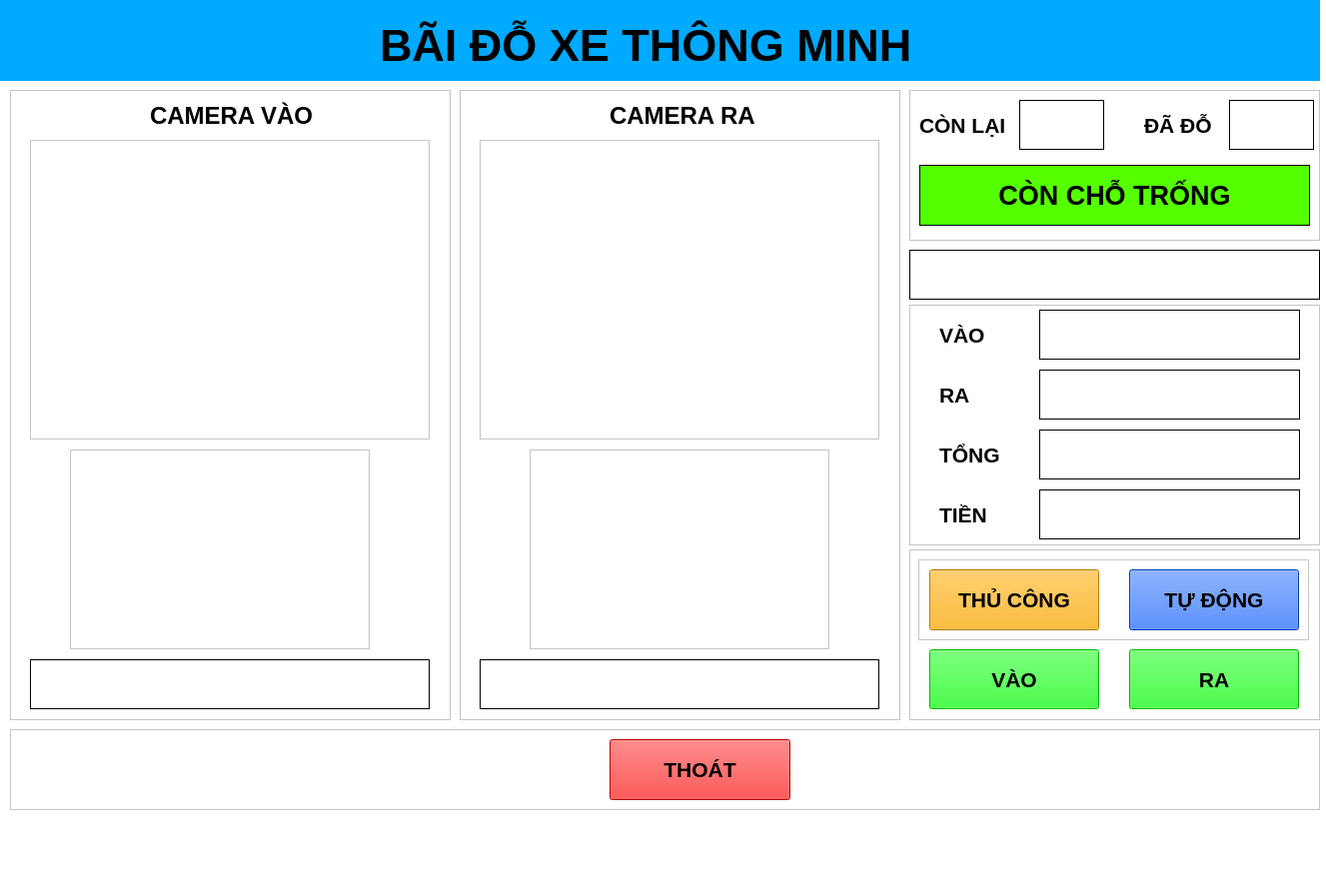
<?xml version="1.0" encoding="UTF-8"?>
<ui version="4.0">
 <class>MainWindow</class>
 <widget class="QMainWindow" name="MainWindow">
  <property name="windowModality">
   <enum>Qt::NonModal</enum>
  </property>
  <property name="geometry">
   <rect>
    <x>0</x>
    <y>0</y>
    <width>1327</width>
    <height>897</height>
   </rect>
  </property>
  <property name="font">
   <font>
    <family>Arial</family>
    <pointsize>14</pointsize>
   </font>
  </property>
  <property name="mouseTracking">
   <bool>false</bool>
  </property>
  <property name="contextMenuPolicy">
   <enum>Qt::DefaultContextMenu</enum>
  </property>
  <property name="windowTitle">
   <string>MainWindow</string>
  </property>
  <property name="windowOpacity">
   <double>1.000000000000000</double>
  </property>
  <property name="autoFillBackground">
   <bool>false</bool>
  </property>
  <property name="styleSheet">
   <string notr="true">background-color: rgb(255, 255, 255);</string>
  </property>
  <widget class="QWidget" name="centralwidget">
   <widget class="QLabel" name="ht_matdo_3">
    <property name="geometry">
     <rect>
      <x>0</x>
      <y>0</y>
      <width>1321</width>
      <height>81</height>
     </rect>
    </property>
    <property name="font">
     <font>
      <family>Arial</family>
      <pointsize>22</pointsize>
      <weight>75</weight>
      <bold>true</bold>
     </font>
    </property>
    <property name="styleSheet">
     <string notr="true">background-color: rgb(0, 170, 255);</string>
    </property>
    <property name="frameShape">
     <enum>QFrame::NoFrame</enum>
    </property>
    <property name="text">
     <string/>
    </property>
   </widget>
   <widget class="QLabel" name="label_10">
    <property name="geometry">
     <rect>
      <x>380</x>
      <y>10</y>
      <width>661</width>
      <height>71</height>
     </rect>
    </property>
    <property name="font">
     <font>
      <family>Arial</family>
      <pointsize>34</pointsize>
      <weight>75</weight>
      <italic>false</italic>
      <bold>true</bold>
     </font>
    </property>
    <property name="styleSheet">
     <string notr="true">background-color: rgb(0, 170, 255);

</string>
    </property>
    <property name="text">
     <string>BÃI ĐỖ XE THÔNG MINH</string>
    </property>
   </widget>
   <widget class="QLabel" name="image_chup_3">
    <property name="enabled">
     <bool>true</bool>
    </property>
    <property name="geometry">
     <rect>
      <x>910</x>
      <y>305</y>
      <width>411</width>
      <height>241</height>
     </rect>
    </property>
    <property name="font">
     <font>
      <family>Arial</family>
      <pointsize>16</pointsize>
      <weight>50</weight>
      <bold>false</bold>
     </font>
    </property>
    <property name="focusPolicy">
     <enum>Qt::NoFocus</enum>
    </property>
    <property name="contextMenuPolicy">
     <enum>Qt::DefaultContextMenu</enum>
    </property>
    <property name="layoutDirection">
     <enum>Qt::LeftToRight</enum>
    </property>
    <property name="autoFillBackground">
     <bool>false</bool>
    </property>
    <property name="frameShape">
     <enum>QFrame::StyledPanel</enum>
    </property>
    <property name="frameShadow">
     <enum>QFrame::Raised</enum>
    </property>
    <property name="lineWidth">
     <number>3</number>
    </property>
    <property name="text">
     <string/>
    </property>
    <property name="scaledContents">
     <bool>true</bool>
    </property>
    <property name="wordWrap">
     <bool>false</bool>
    </property>
   </widget>
   <widget class="QLabel" name="image_chup_5">
    <property name="enabled">
     <bool>true</bool>
    </property>
    <property name="geometry">
     <rect>
      <x>910</x>
      <y>550</y>
      <width>411</width>
      <height>171</height>
     </rect>
    </property>
    <property name="font">
     <font>
      <family>Arial</family>
      <pointsize>18</pointsize>
      <weight>50</weight>
      <bold>false</bold>
     </font>
    </property>
    <property name="focusPolicy">
     <enum>Qt::NoFocus</enum>
    </property>
    <property name="contextMenuPolicy">
     <enum>Qt::DefaultContextMenu</enum>
    </property>
    <property name="layoutDirection">
     <enum>Qt::LeftToRight</enum>
    </property>
    <property name="autoFillBackground">
     <bool>false</bool>
    </property>
    <property name="frameShape">
     <enum>QFrame::StyledPanel</enum>
    </property>
    <property name="frameShadow">
     <enum>QFrame::Raised</enum>
    </property>
    <property name="lineWidth">
     <number>3</number>
    </property>
    <property name="text">
     <string/>
    </property>
    <property name="scaledContents">
     <bool>true</bool>
    </property>
    <property name="wordWrap">
     <bool>false</bool>
    </property>
   </widget>
   <widget class="QPushButton" name="BT_VAO">
    <property name="geometry">
     <rect>
      <x>930</x>
      <y>650</y>
      <width>170</width>
      <height>60</height>
     </rect>
    </property>
    <property name="font">
     <font>
      <family>Arial</family>
      <pointsize>16</pointsize>
      <weight>75</weight>
      <bold>true</bold>
     </font>
    </property>
    <property name="layoutDirection">
     <enum>Qt::LeftToRight</enum>
    </property>
    <property name="autoFillBackground">
     <bool>false</bool>
    </property>
    <property name="styleSheet">
     <string notr="true">color: rgb(0, 0, 0);
background-color: rgb(0, 255, 0);</string>
    </property>
    <property name="text">
     <string>VÀO</string>
    </property>
   </widget>
   <widget class="QPushButton" name="BT_RA">
    <property name="geometry">
     <rect>
      <x>1130</x>
      <y>650</y>
      <width>170</width>
      <height>60</height>
     </rect>
    </property>
    <property name="font">
     <font>
      <family>Arial</family>
      <pointsize>16</pointsize>
      <weight>75</weight>
      <bold>true</bold>
     </font>
    </property>
    <property name="layoutDirection">
     <enum>Qt::LeftToRight</enum>
    </property>
    <property name="autoFillBackground">
     <bool>false</bool>
    </property>
    <property name="styleSheet">
     <string notr="true">color: rgb(0, 0, 0);
background-color: rgb(0, 255, 0);</string>
    </property>
    <property name="text">
     <string>RA</string>
    </property>
   </widget>
   <widget class="QLabel" name="image_chup_6">
    <property name="enabled">
     <bool>true</bool>
    </property>
    <property name="geometry">
     <rect>
      <x>10</x>
      <y>730</y>
      <width>1311</width>
      <height>81</height>
     </rect>
    </property>
    <property name="font">
     <font>
      <family>Arial</family>
      <pointsize>18</pointsize>
      <weight>50</weight>
      <bold>false</bold>
     </font>
    </property>
    <property name="focusPolicy">
     <enum>Qt::NoFocus</enum>
    </property>
    <property name="contextMenuPolicy">
     <enum>Qt::DefaultContextMenu</enum>
    </property>
    <property name="layoutDirection">
     <enum>Qt::LeftToRight</enum>
    </property>
    <property name="autoFillBackground">
     <bool>false</bool>
    </property>
    <property name="frameShape">
     <enum>QFrame::StyledPanel</enum>
    </property>
    <property name="frameShadow">
     <enum>QFrame::Raised</enum>
    </property>
    <property name="lineWidth">
     <number>3</number>
    </property>
    <property name="text">
     <string/>
    </property>
    <property name="scaledContents">
     <bool>true</bool>
    </property>
    <property name="wordWrap">
     <bool>false</bool>
    </property>
   </widget>
   <widget class="QPushButton" name="QUIT">
    <property name="geometry">
     <rect>
      <x>610</x>
      <y>740</y>
      <width>181</width>
      <height>61</height>
     </rect>
    </property>
    <property name="font">
     <font>
      <family>Arial</family>
      <pointsize>16</pointsize>
      <weight>75</weight>
      <bold>true</bold>
     </font>
    </property>
    <property name="layoutDirection">
     <enum>Qt::LeftToRight</enum>
    </property>
    <property name="autoFillBackground">
     <bool>false</bool>
    </property>
    <property name="styleSheet">
     <string notr="true">color: rgb(0, 0, 0);
background-color: rgb(255, 0, 0);</string>
    </property>
    <property name="text">
     <string>THOÁT</string>
    </property>
   </widget>
   <widget class="QLabel" name="lb_mode">
    <property name="enabled">
     <bool>true</bool>
    </property>
    <property name="geometry">
     <rect>
      <x>919</x>
      <y>560</y>
      <width>391</width>
      <height>81</height>
     </rect>
    </property>
    <property name="font">
     <font>
      <family>Arial</family>
      <pointsize>18</pointsize>
      <weight>50</weight>
      <bold>false</bold>
     </font>
    </property>
    <property name="focusPolicy">
     <enum>Qt::NoFocus</enum>
    </property>
    <property name="contextMenuPolicy">
     <enum>Qt::DefaultContextMenu</enum>
    </property>
    <property name="layoutDirection">
     <enum>Qt::LeftToRight</enum>
    </property>
    <property name="autoFillBackground">
     <bool>false</bool>
    </property>
    <property name="frameShape">
     <enum>QFrame::StyledPanel</enum>
    </property>
    <property name="frameShadow">
     <enum>QFrame::Raised</enum>
    </property>
    <property name="lineWidth">
     <number>3</number>
    </property>
    <property name="text">
     <string/>
    </property>
    <property name="scaledContents">
     <bool>true</bool>
    </property>
    <property name="wordWrap">
     <bool>false</bool>
    </property>
   </widget>
   <widget class="QPushButton" name="BT_AUTO">
    <property name="geometry">
     <rect>
      <x>1130</x>
      <y>570</y>
      <width>170</width>
      <height>61</height>
     </rect>
    </property>
    <property name="font">
     <font>
      <family>Arial</family>
      <pointsize>16</pointsize>
      <weight>75</weight>
      <bold>true</bold>
     </font>
    </property>
    <property name="layoutDirection">
     <enum>Qt::LeftToRight</enum>
    </property>
    <property name="autoFillBackground">
     <bool>false</bool>
    </property>
    <property name="styleSheet">
     <string notr="true">color: rgb(0, 0, 0);
background-color: rgb(0, 85, 255);</string>
    </property>
    <property name="text">
     <string>TỰ ĐỘNG</string>
    </property>
   </widget>
   <widget class="QPushButton" name="BT_MAN">
    <property name="geometry">
     <rect>
      <x>930</x>
      <y>570</y>
      <width>170</width>
      <height>61</height>
     </rect>
    </property>
    <property name="font">
     <font>
      <family>Arial</family>
      <pointsize>16</pointsize>
      <weight>75</weight>
      <bold>true</bold>
     </font>
    </property>
    <property name="layoutDirection">
     <enum>Qt::LeftToRight</enum>
    </property>
    <property name="autoFillBackground">
     <bool>false</bool>
    </property>
    <property name="styleSheet">
     <string notr="true">color: rgb(0, 0, 0);
background-color: rgb(255, 170, 0);</string>
    </property>
    <property name="text">
     <string>THỦ CÔNG</string>
    </property>
   </widget>
   <widget class="QLabel" name="image_chup_4">
    <property name="enabled">
     <bool>true</bool>
    </property>
    <property name="geometry">
     <rect>
      <x>10</x>
      <y>90</y>
      <width>441</width>
      <height>631</height>
     </rect>
    </property>
    <property name="font">
     <font>
      <family>Arial</family>
      <pointsize>18</pointsize>
      <weight>50</weight>
      <bold>false</bold>
     </font>
    </property>
    <property name="focusPolicy">
     <enum>Qt::NoFocus</enum>
    </property>
    <property name="contextMenuPolicy">
     <enum>Qt::DefaultContextMenu</enum>
    </property>
    <property name="layoutDirection">
     <enum>Qt::LeftToRight</enum>
    </property>
    <property name="autoFillBackground">
     <bool>false</bool>
    </property>
    <property name="frameShape">
     <enum>QFrame::StyledPanel</enum>
    </property>
    <property name="frameShadow">
     <enum>QFrame::Raised</enum>
    </property>
    <property name="lineWidth">
     <number>3</number>
    </property>
    <property name="text">
     <string/>
    </property>
    <property name="scaledContents">
     <bool>true</bool>
    </property>
    <property name="wordWrap">
     <bool>false</bool>
    </property>
   </widget>
   <widget class="QLabel" name="lb_vid">
    <property name="enabled">
     <bool>true</bool>
    </property>
    <property name="geometry">
     <rect>
      <x>30</x>
      <y>140</y>
      <width>400</width>
      <height>300</height>
     </rect>
    </property>
    <property name="font">
     <font>
      <family>Arial</family>
      <pointsize>18</pointsize>
      <weight>50</weight>
      <bold>false</bold>
     </font>
    </property>
    <property name="focusPolicy">
     <enum>Qt::NoFocus</enum>
    </property>
    <property name="contextMenuPolicy">
     <enum>Qt::DefaultContextMenu</enum>
    </property>
    <property name="layoutDirection">
     <enum>Qt::LeftToRight</enum>
    </property>
    <property name="autoFillBackground">
     <bool>false</bool>
    </property>
    <property name="frameShape">
     <enum>QFrame::StyledPanel</enum>
    </property>
    <property name="frameShadow">
     <enum>QFrame::Raised</enum>
    </property>
    <property name="lineWidth">
     <number>3</number>
    </property>
    <property name="text">
     <string/>
    </property>
    <property name="scaledContents">
     <bool>true</bool>
    </property>
    <property name="alignment">
     <set>Qt::AlignCenter</set>
    </property>
    <property name="wordWrap">
     <bool>false</bool>
    </property>
   </widget>
   <widget class="QLabel" name="lb_bien">
    <property name="enabled">
     <bool>true</bool>
    </property>
    <property name="geometry">
     <rect>
      <x>70</x>
      <y>450</y>
      <width>300</width>
      <height>200</height>
     </rect>
    </property>
    <property name="font">
     <font>
      <family>Arial</family>
      <pointsize>18</pointsize>
      <weight>50</weight>
      <bold>false</bold>
     </font>
    </property>
    <property name="focusPolicy">
     <enum>Qt::NoFocus</enum>
    </property>
    <property name="contextMenuPolicy">
     <enum>Qt::DefaultContextMenu</enum>
    </property>
    <property name="layoutDirection">
     <enum>Qt::LeftToRight</enum>
    </property>
    <property name="autoFillBackground">
     <bool>false</bool>
    </property>
    <property name="frameShape">
     <enum>QFrame::StyledPanel</enum>
    </property>
    <property name="frameShadow">
     <enum>QFrame::Raised</enum>
    </property>
    <property name="lineWidth">
     <number>3</number>
    </property>
    <property name="text">
     <string/>
    </property>
    <property name="scaledContents">
     <bool>true</bool>
    </property>
    <property name="alignment">
     <set>Qt::AlignCenter</set>
    </property>
    <property name="wordWrap">
     <bool>false</bool>
    </property>
   </widget>
   <widget class="QLabel" name="image_chup_7">
    <property name="enabled">
     <bool>true</bool>
    </property>
    <property name="geometry">
     <rect>
      <x>460</x>
      <y>90</y>
      <width>441</width>
      <height>631</height>
     </rect>
    </property>
    <property name="font">
     <font>
      <family>Arial</family>
      <pointsize>18</pointsize>
      <weight>50</weight>
      <bold>false</bold>
     </font>
    </property>
    <property name="focusPolicy">
     <enum>Qt::NoFocus</enum>
    </property>
    <property name="contextMenuPolicy">
     <enum>Qt::DefaultContextMenu</enum>
    </property>
    <property name="layoutDirection">
     <enum>Qt::LeftToRight</enum>
    </property>
    <property name="autoFillBackground">
     <bool>false</bool>
    </property>
    <property name="frameShape">
     <enum>QFrame::StyledPanel</enum>
    </property>
    <property name="frameShadow">
     <enum>QFrame::Raised</enum>
    </property>
    <property name="lineWidth">
     <number>3</number>
    </property>
    <property name="text">
     <string/>
    </property>
    <property name="scaledContents">
     <bool>true</bool>
    </property>
    <property name="wordWrap">
     <bool>false</bool>
    </property>
   </widget>
   <widget class="QLabel" name="lb_bien2">
    <property name="enabled">
     <bool>true</bool>
    </property>
    <property name="geometry">
     <rect>
      <x>530</x>
      <y>450</y>
      <width>300</width>
      <height>200</height>
     </rect>
    </property>
    <property name="font">
     <font>
      <family>Arial</family>
      <pointsize>18</pointsize>
      <weight>50</weight>
      <bold>false</bold>
     </font>
    </property>
    <property name="focusPolicy">
     <enum>Qt::NoFocus</enum>
    </property>
    <property name="contextMenuPolicy">
     <enum>Qt::DefaultContextMenu</enum>
    </property>
    <property name="layoutDirection">
     <enum>Qt::LeftToRight</enum>
    </property>
    <property name="autoFillBackground">
     <bool>false</bool>
    </property>
    <property name="frameShape">
     <enum>QFrame::StyledPanel</enum>
    </property>
    <property name="frameShadow">
     <enum>QFrame::Raised</enum>
    </property>
    <property name="lineWidth">
     <number>3</number>
    </property>
    <property name="text">
     <string/>
    </property>
    <property name="scaledContents">
     <bool>true</bool>
    </property>
    <property name="alignment">
     <set>Qt::AlignCenter</set>
    </property>
    <property name="wordWrap">
     <bool>false</bool>
    </property>
   </widget>
   <widget class="QLabel" name="lb_vid2">
    <property name="enabled">
     <bool>true</bool>
    </property>
    <property name="geometry">
     <rect>
      <x>480</x>
      <y>140</y>
      <width>400</width>
      <height>300</height>
     </rect>
    </property>
    <property name="font">
     <font>
      <family>Arial</family>
      <pointsize>18</pointsize>
      <weight>50</weight>
      <bold>false</bold>
     </font>
    </property>
    <property name="focusPolicy">
     <enum>Qt::NoFocus</enum>
    </property>
    <property name="contextMenuPolicy">
     <enum>Qt::DefaultContextMenu</enum>
    </property>
    <property name="layoutDirection">
     <enum>Qt::LeftToRight</enum>
    </property>
    <property name="autoFillBackground">
     <bool>true</bool>
    </property>
    <property name="frameShape">
     <enum>QFrame::StyledPanel</enum>
    </property>
    <property name="frameShadow">
     <enum>QFrame::Raised</enum>
    </property>
    <property name="lineWidth">
     <number>3</number>
    </property>
    <property name="text">
     <string/>
    </property>
    <property name="scaledContents">
     <bool>true</bool>
    </property>
    <property name="alignment">
     <set>Qt::AlignCenter</set>
    </property>
    <property name="wordWrap">
     <bool>false</bool>
    </property>
   </widget>
   <widget class="QLabel" name="label_12">
    <property name="geometry">
     <rect>
      <x>150</x>
      <y>100</y>
      <width>201</width>
      <height>31</height>
     </rect>
    </property>
    <property name="font">
     <font>
      <family>Arial</family>
      <pointsize>18</pointsize>
      <weight>75</weight>
      <italic>false</italic>
      <bold>true</bold>
     </font>
    </property>
    <property name="styleSheet">
     <string notr="true">background-color: rgb(255, 255, 255);

</string>
    </property>
    <property name="text">
     <string>CAMERA VÀO</string>
    </property>
   </widget>
   <widget class="QLabel" name="label_13">
    <property name="geometry">
     <rect>
      <x>610</x>
      <y>100</y>
      <width>201</width>
      <height>31</height>
     </rect>
    </property>
    <property name="font">
     <font>
      <family>Arial</family>
      <pointsize>18</pointsize>
      <weight>75</weight>
      <italic>false</italic>
      <bold>true</bold>
     </font>
    </property>
    <property name="styleSheet">
     <string notr="true">background-color: rgb(255, 255, 255);

</string>
    </property>
    <property name="text">
     <string>CAMERA RA</string>
    </property>
   </widget>
   <widget class="QLabel" name="lb_tgian">
    <property name="geometry">
     <rect>
      <x>910</x>
      <y>250</y>
      <width>411</width>
      <height>50</height>
     </rect>
    </property>
    <property name="font">
     <font>
      <family>Arial</family>
      <pointsize>20</pointsize>
      <weight>75</weight>
      <bold>true</bold>
     </font>
    </property>
    <property name="styleSheet">
     <string notr="true">background-color: rgb(255, 255, 255);</string>
    </property>
    <property name="frameShape">
     <enum>QFrame::Panel</enum>
    </property>
    <property name="text">
     <string/>
    </property>
    <property name="alignment">
     <set>Qt::AlignCenter</set>
    </property>
   </widget>
   <widget class="QLabel" name="lb_tgian_vao">
    <property name="geometry">
     <rect>
      <x>1040</x>
      <y>310</y>
      <width>261</width>
      <height>50</height>
     </rect>
    </property>
    <property name="font">
     <font>
      <family>Arial</family>
      <pointsize>18</pointsize>
      <weight>75</weight>
      <bold>true</bold>
     </font>
    </property>
    <property name="styleSheet">
     <string notr="true">background-color: rgb(255, 255, 255);</string>
    </property>
    <property name="frameShape">
     <enum>QFrame::Panel</enum>
    </property>
    <property name="text">
     <string/>
    </property>
    <property name="alignment">
     <set>Qt::AlignCenter</set>
    </property>
   </widget>
   <widget class="QLabel" name="label_14">
    <property name="geometry">
     <rect>
      <x>940</x>
      <y>315</y>
      <width>81</width>
      <height>41</height>
     </rect>
    </property>
    <property name="font">
     <font>
      <family>Arial</family>
      <pointsize>16</pointsize>
      <weight>75</weight>
      <italic>false</italic>
      <bold>true</bold>
     </font>
    </property>
    <property name="styleSheet">
     <string notr="true">background-color: rgb(255, 255, 255);

</string>
    </property>
    <property name="text">
     <string>VÀO</string>
    </property>
   </widget>
   <widget class="QLabel" name="lb_tgian_ra">
    <property name="geometry">
     <rect>
      <x>1040</x>
      <y>370</y>
      <width>261</width>
      <height>50</height>
     </rect>
    </property>
    <property name="font">
     <font>
      <family>Arial</family>
      <pointsize>18</pointsize>
      <weight>75</weight>
      <bold>true</bold>
     </font>
    </property>
    <property name="styleSheet">
     <string notr="true">background-color: rgb(255, 255, 255);</string>
    </property>
    <property name="frameShape">
     <enum>QFrame::Panel</enum>
    </property>
    <property name="text">
     <string/>
    </property>
    <property name="alignment">
     <set>Qt::AlignCenter</set>
    </property>
   </widget>
   <widget class="QLabel" name="label_15">
    <property name="geometry">
     <rect>
      <x>940</x>
      <y>375</y>
      <width>81</width>
      <height>41</height>
     </rect>
    </property>
    <property name="font">
     <font>
      <family>Arial</family>
      <pointsize>16</pointsize>
      <weight>75</weight>
      <italic>false</italic>
      <bold>true</bold>
     </font>
    </property>
    <property name="styleSheet">
     <string notr="true">background-color: rgb(255, 255, 255);

</string>
    </property>
    <property name="text">
     <string>RA</string>
    </property>
   </widget>
   <widget class="QLabel" name="lb_tgian_gui">
    <property name="geometry">
     <rect>
      <x>1040</x>
      <y>430</y>
      <width>261</width>
      <height>50</height>
     </rect>
    </property>
    <property name="font">
     <font>
      <family>Arial</family>
      <pointsize>18</pointsize>
      <weight>75</weight>
      <bold>true</bold>
     </font>
    </property>
    <property name="styleSheet">
     <string notr="true">background-color: rgb(255, 255, 255);</string>
    </property>
    <property name="frameShape">
     <enum>QFrame::Panel</enum>
    </property>
    <property name="text">
     <string/>
    </property>
    <property name="alignment">
     <set>Qt::AlignCenter</set>
    </property>
   </widget>
   <widget class="QLabel" name="label_16">
    <property name="geometry">
     <rect>
      <x>940</x>
      <y>435</y>
      <width>91</width>
      <height>41</height>
     </rect>
    </property>
    <property name="font">
     <font>
      <family>Arial</family>
      <pointsize>16</pointsize>
      <weight>75</weight>
      <italic>false</italic>
      <bold>true</bold>
     </font>
    </property>
    <property name="styleSheet">
     <string notr="true">background-color: rgb(255, 255, 255);

</string>
    </property>
    <property name="text">
     <string>TỔNG</string>
    </property>
   </widget>
   <widget class="QLabel" name="lb_tien">
    <property name="geometry">
     <rect>
      <x>1040</x>
      <y>490</y>
      <width>261</width>
      <height>50</height>
     </rect>
    </property>
    <property name="font">
     <font>
      <family>Arial</family>
      <pointsize>18</pointsize>
      <weight>75</weight>
      <bold>true</bold>
     </font>
    </property>
    <property name="styleSheet">
     <string notr="true">background-color: rgb(255, 255, 255);</string>
    </property>
    <property name="frameShape">
     <enum>QFrame::Panel</enum>
    </property>
    <property name="text">
     <string/>
    </property>
    <property name="alignment">
     <set>Qt::AlignCenter</set>
    </property>
   </widget>
   <widget class="QLabel" name="label_17">
    <property name="geometry">
     <rect>
      <x>940</x>
      <y>495</y>
      <width>91</width>
      <height>41</height>
     </rect>
    </property>
    <property name="font">
     <font>
      <family>Arial</family>
      <pointsize>16</pointsize>
      <weight>75</weight>
      <italic>false</italic>
      <bold>true</bold>
     </font>
    </property>
    <property name="styleSheet">
     <string notr="true">background-color: rgb(255, 255, 255);

</string>
    </property>
    <property name="text">
     <string>TIỀN</string>
    </property>
   </widget>
   <widget class="QLabel" name="lb_bien_vao">
    <property name="geometry">
     <rect>
      <x>30</x>
      <y>660</y>
      <width>400</width>
      <height>50</height>
     </rect>
    </property>
    <property name="font">
     <font>
      <family>Arial</family>
      <pointsize>20</pointsize>
      <weight>75</weight>
      <bold>true</bold>
     </font>
    </property>
    <property name="styleSheet">
     <string notr="true">background-color: rgb(255, 255, 255);</string>
    </property>
    <property name="frameShape">
     <enum>QFrame::Panel</enum>
    </property>
    <property name="text">
     <string/>
    </property>
    <property name="alignment">
     <set>Qt::AlignCenter</set>
    </property>
   </widget>
   <widget class="QLabel" name="lb_bien_ra">
    <property name="geometry">
     <rect>
      <x>480</x>
      <y>660</y>
      <width>400</width>
      <height>50</height>
     </rect>
    </property>
    <property name="font">
     <font>
      <family>Arial</family>
      <pointsize>20</pointsize>
      <weight>75</weight>
      <bold>true</bold>
     </font>
    </property>
    <property name="styleSheet">
     <string notr="true">background-color: rgb(255, 255, 255);</string>
    </property>
    <property name="frameShape">
     <enum>QFrame::Panel</enum>
    </property>
    <property name="text">
     <string/>
    </property>
    <property name="alignment">
     <set>Qt::AlignCenter</set>
    </property>
   </widget>
   <widget class="QLabel" name="image_chup_8">
    <property name="enabled">
     <bool>true</bool>
    </property>
    <property name="geometry">
     <rect>
      <x>910</x>
      <y>90</y>
      <width>411</width>
      <height>151</height>
     </rect>
    </property>
    <property name="font">
     <font>
      <family>Arial</family>
      <pointsize>18</pointsize>
      <weight>50</weight>
      <bold>false</bold>
     </font>
    </property>
    <property name="focusPolicy">
     <enum>Qt::NoFocus</enum>
    </property>
    <property name="contextMenuPolicy">
     <enum>Qt::DefaultContextMenu</enum>
    </property>
    <property name="layoutDirection">
     <enum>Qt::LeftToRight</enum>
    </property>
    <property name="autoFillBackground">
     <bool>false</bool>
    </property>
    <property name="frameShape">
     <enum>QFrame::StyledPanel</enum>
    </property>
    <property name="frameShadow">
     <enum>QFrame::Raised</enum>
    </property>
    <property name="lineWidth">
     <number>3</number>
    </property>
    <property name="text">
     <string/>
    </property>
    <property name="scaledContents">
     <bool>true</bool>
    </property>
    <property name="wordWrap">
     <bool>false</bool>
    </property>
   </widget>
   <widget class="QLabel" name="label_11">
    <property name="geometry">
     <rect>
      <x>920</x>
      <y>105</y>
      <width>101</width>
      <height>41</height>
     </rect>
    </property>
    <property name="font">
     <font>
      <family>Arial</family>
      <pointsize>16</pointsize>
      <weight>75</weight>
      <italic>false</italic>
      <bold>true</bold>
     </font>
    </property>
    <property name="styleSheet">
     <string notr="true">background-color: rgb(255, 255, 255);

</string>
    </property>
    <property name="text">
     <string>CÒN LẠI</string>
    </property>
   </widget>
   <widget class="QLabel" name="lb_con_lai">
    <property name="geometry">
     <rect>
      <x>1020</x>
      <y>100</y>
      <width>85</width>
      <height>50</height>
     </rect>
    </property>
    <property name="font">
     <font>
      <family>Arial</family>
      <pointsize>20</pointsize>
      <weight>75</weight>
      <bold>true</bold>
     </font>
    </property>
    <property name="styleSheet">
     <string notr="true">background-color: rgb(255, 255, 255);</string>
    </property>
    <property name="frameShape">
     <enum>QFrame::Panel</enum>
    </property>
    <property name="text">
     <string/>
    </property>
    <property name="alignment">
     <set>Qt::AlignCenter</set>
    </property>
   </widget>
   <widget class="QLabel" name="label_18">
    <property name="geometry">
     <rect>
      <x>1145</x>
      <y>105</y>
      <width>91</width>
      <height>41</height>
     </rect>
    </property>
    <property name="font">
     <font>
      <family>Arial</family>
      <pointsize>16</pointsize>
      <weight>75</weight>
      <italic>false</italic>
      <bold>true</bold>
     </font>
    </property>
    <property name="styleSheet">
     <string notr="true">background-color: rgb(255, 255, 255);

</string>
    </property>
    <property name="text">
     <string>ĐÃ ĐỖ</string>
    </property>
   </widget>
   <widget class="QLabel" name="lb_so_xe">
    <property name="geometry">
     <rect>
      <x>1230</x>
      <y>100</y>
      <width>85</width>
      <height>50</height>
     </rect>
    </property>
    <property name="font">
     <font>
      <family>Arial</family>
      <pointsize>20</pointsize>
      <weight>75</weight>
      <bold>true</bold>
     </font>
    </property>
    <property name="styleSheet">
     <string notr="true">background-color: rgb(255, 255, 255);</string>
    </property>
    <property name="frameShape">
     <enum>QFrame::Panel</enum>
    </property>
    <property name="text">
     <string/>
    </property>
    <property name="alignment">
     <set>Qt::AlignCenter</set>
    </property>
   </widget>
   <widget class="QLabel" name="lb_tb">
    <property name="geometry">
     <rect>
      <x>920</x>
      <y>165</y>
      <width>391</width>
      <height>61</height>
     </rect>
    </property>
    <property name="font">
     <font>
      <family>Arial</family>
      <pointsize>20</pointsize>
      <weight>75</weight>
      <italic>false</italic>
      <bold>true</bold>
     </font>
    </property>
    <property name="styleSheet">
     <string notr="true">background-color: rgb(85, 255, 0);

</string>
    </property>
    <property name="frameShape">
     <enum>QFrame::Panel</enum>
    </property>
    <property name="text">
     <string>CÒN CHỖ TRỐNG</string>
    </property>
    <property name="alignment">
     <set>Qt::AlignCenter</set>
    </property>
   </widget>
  </widget>
  <widget class="QMenuBar" name="menubar">
   <property name="geometry">
    <rect>
     <x>0</x>
     <y>0</y>
     <width>1327</width>
     <height>21</height>
    </rect>
   </property>
  </widget>
  <widget class="QStatusBar" name="statusbar"/>
 </widget>
 <resources/>
 <connections/>
</ui>
